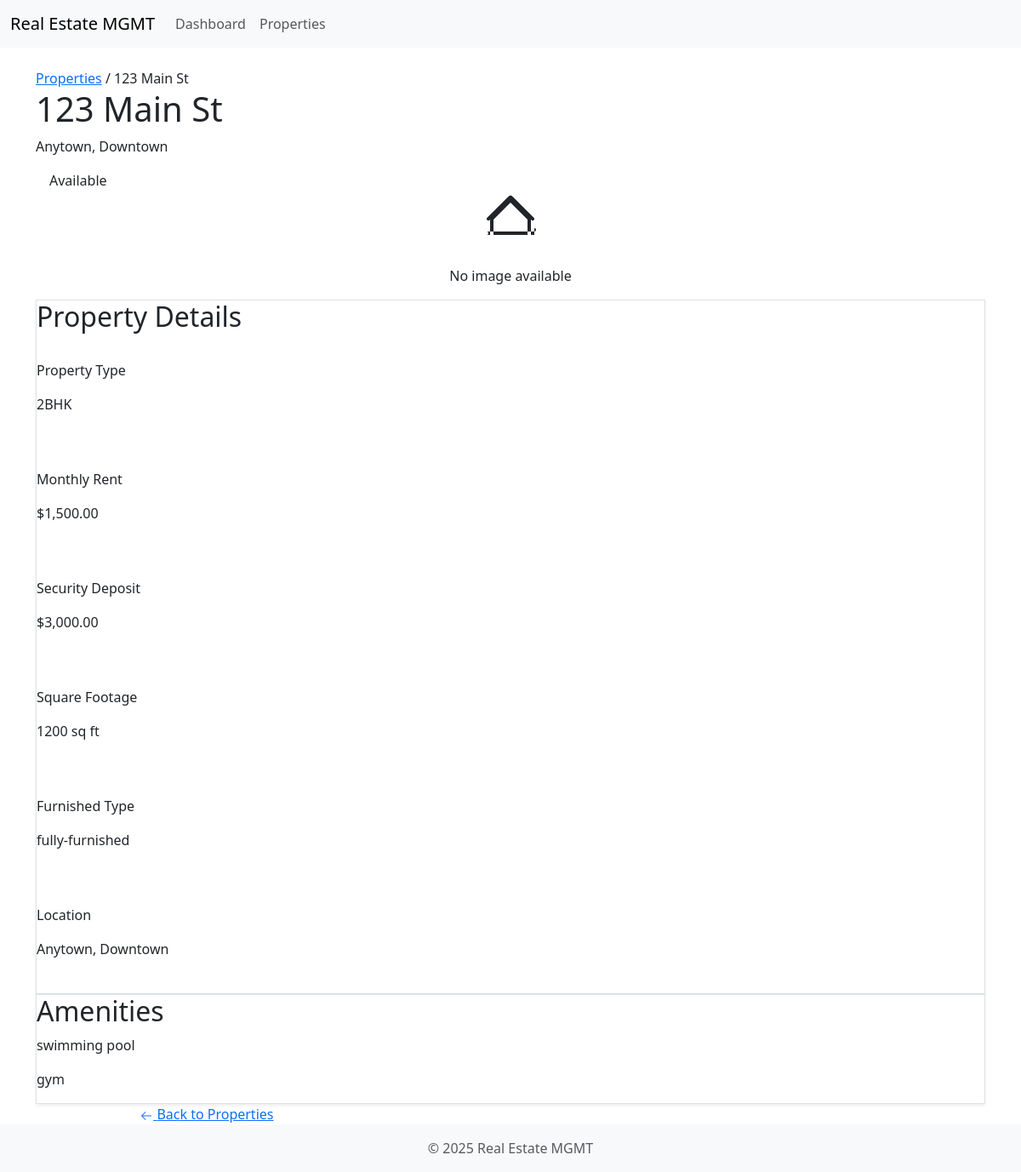
The app's page /api/properties/1/ with its own data.
### core/models.py (models this page shows, shortened)
class Property(models.Model):
    property_id = models.CharField(max_length=20, unique=True)
    address = models.TextField()
    city = models.CharField(max_length=100, db_index=True)
    area = models.CharField(max_length=100, db_index=True)
    property_type = models.CharField(max_length=10)  # 1BHK, 2BHK, etc.
    size_sqft = models.IntegerField(validators=[MinValueValidator(1)])
    rent_amount = models.DecimalField(max_digits=10, decimal_places=2, validators=[MinValueValidator(0)])
    deposit_amount = models.DecimalField(max_digits=10, decimal_places=2, validators=[MinValueValidator(0)])
    STATUS_CHOICES = [
        ('available', 'Available'),
        ('occupied', 'Occupied'),
        ('maintenance', 'Maintenance'),
    ]
    status = models.CharField(max_length=20, choices=STATUS_CHOICES, db_index=True)
    furnished_type = models.CharField(max_length=20)
    amenities = models.JSONField(default=list)
    image = models.ImageField(upload_to='property_images/', blank=True, null=True)
    created_at = models.DateTimeField(auto_now_add=True)
    updated_at = models.DateTimeField(auto_now=True)

### core/views.py (the view)
# urls.py: path('properties/<int:pk>/', PropertyDetailView.as_view(), name='property-detail'),
class PropertyDetailView(django_generic.DetailView):
    model = Property
    template_name = 'property_detail.html'
    context_object_name = 'property'

### core/context_processors.py (called while the page is built)
def current_year(request):
    return {'current_year': datetime.now().year}

### core/templatetags/currency_filters.py (called while the page is built)
@register.filter
def as_currency(value):
    return f'${value:,.2f}'

### templates/property_detail.html (shortened to what this page needs)
{% extends 'base.html' %}
{% load currency_filters %}
{% block content %}
<div class="px-10 py-8">
    <div class="max-w-7xl mx-auto">
        <div class="flex flex-wrap gap-2 mb-6">
            <a class="text-[#49739c] text-base font-medium leading-normal hover:text-[#0d80f2] transition-colors" href="{% url 'property-list' %}">Properties</a>
            <span class="text-[#49739c] text-base font-medium leading-normal">/</span>
            <span class="text-[#0d141c] text-base font-medium leading-normal">{{ property.address }}</span>
        </div>
        <div class="flex flex-wrap justify-between gap-3 mb-8">
            <div class="flex min-w-72 flex-col gap-3">
                <h1 class="text-[#0d141c] tracking-light text-[32px] font-bold leading-tight">{{ property.address }}</h1>
                <div class="flex items-center gap-4">
                    <p class="text-[#49739c] text-sm font-normal leading-normal">{{ property.city }}, {{ property.area }}</p>
                    <div class="ml-4">
                        {% if property.status == 'available' %}
                            <span class="bg-green-100 text-green-800 px-3 py-1 rounded-full text-sm font-medium">Available</span>
                        {% elif property.status == 'occupied' %}
                            <span class="bg-blue-100 text-blue-800 px-3 py-1 rounded-full text-sm font-medium">Occupied</span>
                        {% elif property.status == 'maintenance' %}
                            <span class="bg-yellow-100 text-yellow-800 px-3 py-1 rounded-full text-sm font-medium">Maintenance</span>
                        {% endif %}
                    </div>
                </div>
            </div>
        </div>
        {% if property.image %}
        <div class="w-full mb-8">
            <div class="w-full gap-1 overflow-hidden bg-slate-50 aspect-[3/2] rounded-lg">
                <img src="{{ property.image.url }}" alt="{{ property.address }}" class="w-full h-full object-cover rounded-lg">
            </div>
        </div>
        {% else %}
        <div class="w-full mb-8">
            <div class="w-full gap-1 overflow-hidden bg-slate-50 aspect-[3/2] rounded-lg flex items-center justify-center">
                <div class="text-center text-[#49739c]">
                    <p class="text-lg font-medium">No image available</p>
                </div>
            </div>
        </div>
        {% endif %}
        <div class="bg-white rounded-xl border border-[#e7edf4] shadow-sm mb-8">
            <div class="p-6">
                <h2 class="text-[#0d141c] text-[22px] font-bold leading-tight tracking-[-0.015em] mb-6">Property Details</h2>
                <div class="grid grid-cols-1 md:grid-cols-2 lg:grid-cols-3 gap-6">
                    <div class="flex flex-col gap-1 border-t border-solid border-t-[#cedbe8] py-4">
                        <p class="text-[#49739c] text-sm font-normal leading-normal">Property Type</p>
                        <p class="text-[#0d141c] text-base font-medium leading-normal">{{ property.property_type }}</p>
                    </div>
                    <div class="flex flex-col gap-1 border-t border-solid border-t-[#cedbe8] py-4">
                        <p class="text-[#49739c] text-sm font-normal leading-normal">Monthly Rent</p>
                        <p class="text-[#0d141c] text-lg font-bold leading-tight tracking-[-0.015em]">{{ property.rent_amount|as_currency }}</p>
                    </div>
                    <div class="flex flex-col gap-1 border-t border-solid border-t-[#cedbe8] py-4">
                        <p class="text-[#49739c] text-sm font-normal leading-normal">Security Deposit</p>
                        <p class="text-[#0d141c] text-base font-medium leading-normal">{{ property.deposit_amount|as_currency }}</p>
                    </div>
                    <div class="flex flex-col gap-1 border-t border-solid border-t-[#cedbe8] py-4">
                        <p class="text-[#49739c] text-sm font-normal leading-normal">Square Footage</p>
                        <p class="text-[#0d141c] text-base font-medium leading-normal">{{ property.size_sqft }} sq ft</p>
                    </div>
                    <div class="flex flex-col gap-1 border-t border-solid border-t-[#cedbe8] py-4">
                        <p class="text-[#49739c] text-sm font-normal leading-normal">Furnished Type</p>
                        <p class="text-[#0d141c] text-base font-medium leading-normal">{{ property.furnished_type }}</p>
                    </div>
                    <div class="flex flex-col gap-1 border-t border-solid border-t-[#cedbe8] py-4">
                        <p class="text-[#49739c] text-sm font-normal leading-normal">Location</p>
                        <p class="text-[#0d141c] text-base font-medium leading-normal">{{ property.city }}, {{ property.area }}</p>
                    </div>
                </div>
            </div>
        </div>
        {% if property.amenities %}
        <div class="bg-white rounded-xl border border-[#e7edf4] shadow-sm mb-8">
            <div class="p-6">
                <h2 class="text-[#0d141c] text-[22px] font-bold leading-tight tracking-[-0.015em] mb-6">Amenities</h2>
                <div class="grid grid-cols-1 md:grid-cols-2 lg:grid-cols-3 gap-4">
                    {% for amenity in property.amenities %}
                    <div class="flex items-center gap-3">
                        <p class="text-[#0d141c] text-base font-normal leading-normal">{{ amenity }}</p>
                    </div>
                    {% endfor %}
                </div>
            </div>
        </div>
        {% endif %}
        <div class="flex justify-start gap-4">
            <a href="{% url 'property-update' property.pk %}" class="flex min-w-[120px] cursor-pointer items-center justify-center overflow-hidden rounded-lg h-12 px-6 bg-[#0d80f2] text-white text-sm font-bold leading-normal tracking-[0.015em] hover:bg-[#0b6fd1] transition-colors">
            </a>
            <a href="{% url 'property-list' %}" class="flex min-w-[120px] cursor-pointer items-center justify-center overflow-hidden rounded-lg h-12 px-6 bg-[#e7edf4] text-[#0d141c] text-sm font-bold leading-normal tracking-[0.015em] hover:bg-[#cedbe8] transition-colors">
                <svg xmlns="http://www.w3.org/2000/svg" width="16px" height="16px" fill="currentColor" viewBox="0 0 256 256" class="mr-2">
                    <path d="M224,128a8,8,0,0,1-8,8H59.31l58.35,58.34a8,8,0,0,1-11.32,11.32l-72-72a8,8,0,0,1,0-11.32l72-72a8,8,0,0,1,11.32,11.32L59.31,120H216A8,8,0,0,1,224,128Z"></path>
                </svg>
                Back to Properties
            </a>
        </div>
    </div>
</div>
{% endblock %}

### records on screen
Property: address "123 Main St", city "Anytown", area "Downtown", property_type "2BHK", rent_amount|as_currency "$1,500.00", deposit_amount|as_currency "$3,000.00", size_sqft "1200", furnished_type "fully-furnished"

### other values on screen
{{ amenity }} "swimming pool" "gym"
